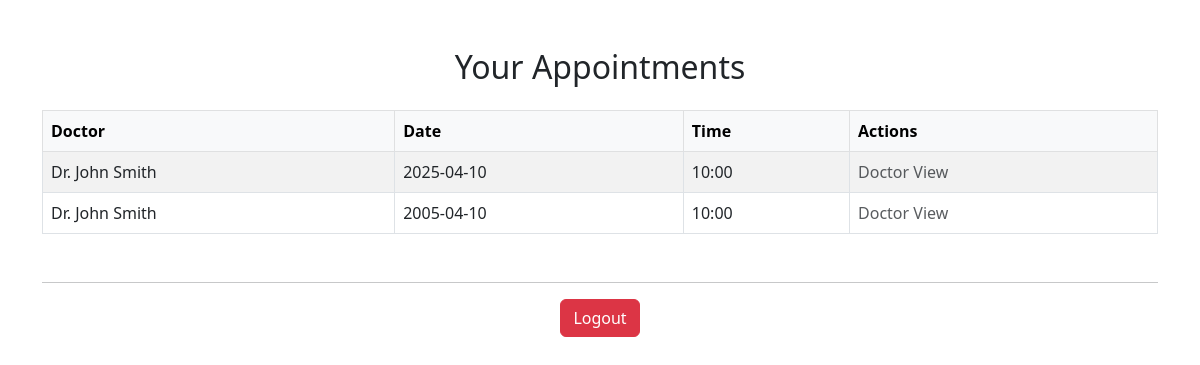
The app's page /view_appointments (signed in) with its own data.
### app.py (models this page shows)
class Appointment(db.Model):
    id = db.Column(db.Integer, primary_key=True)
    patient_name = db.Column(db.String(100), nullable=False)
    doctor_name = db.Column(db.String(100), nullable=False)
    date = db.Column(db.String(20), nullable=False)
    time = db.Column(db.String(20), nullable=False)
    user_id = db.Column(db.Integer, db.ForeignKey('user.id'), nullable=False)

### app.py (the view)
@app.route('/view_appointments')
@login_required
def view_appointments():
    if current_user.role == "doctor":
        appointments = Appointment.query.filter_by(doctor_name=current_user.username).all()
    else:
        appointments = Appointment.query.filter_by(user_id=current_user.id).all()
    return render_template('view_appointments.html', appointments=appointments)

### app.py (called while the page is built)
@login_manager.user_loader
def load_user(user_id):
    return User.query.get(int(user_id))

### templates/view_appointments.html (shortened to what this page needs)
<!DOCTYPE html>
<html lang="en">
<head>
    <link href="https://cdn.jsdelivr.net/npm/bootstrap@5.3.0-alpha1/dist/css/bootstrap.min.css" rel="stylesheet">
</head>
<body>
    <div class="container mt-5">
        <h2 class="text-center mb-4">Your Appointments</h2>
        {% if appointments %}
            <table class="table table-bordered table-striped">
                <thead class="table-light">
                    <tr>
                        <th>Doctor</th>
                        <th>Date</th>
                        <th>Time</th>
                        <th>Actions</th>
                    </tr>
                </thead>
                <tbody>
                    {% for appointment in appointments %}
                        <tr>
                            <td>{{ appointment.doctor_name }}</td>
                            <td>{{ appointment.date }}</td>
                            <td>{{ appointment.time }}</td>
                            <td>
                                {% if current_user.is_authenticated and current_user.role == 'patient' %}
                                    <a href="{{ url_for('edit_appointment', id=appointment.id) }}" class="btn btn-sm btn-warning me-2">Edit</a>
                                    <form action="{{ url_for('delete_appointment', id=appointment.id) }}" method="POST" class="d-inline">
                                        <button type="submit" class="btn btn-sm btn-danger" onclick="return confirm('Delete this appointment?');">Delete</button>
                                    </form>
                                {% else %}
                                    <span class="text-muted">Doctor View</span>
                                {% endif %}
                            </td>
                        </tr>
                    {% endfor %}
                </tbody>
            </table>
        {% else %}
            <p class="text-center text-muted">No appointments found.</p>
        {% endif %}
    </div>
    {% if current_user.is_authenticated %}
        <div class="container mt-5 text-center">
            <hr>
            <a href="{{ url_for('logout') }}" class="btn btn-danger">Logout</a>
        </div>
    {% endif %}
</body>
</html>

### records on screen
Appointment: doctor_name "Dr. John Smith", date "2025-04-10", time "10:00"
Appointment: doctor_name "Dr. John Smith", date "2005-04-10", time "10:00"
